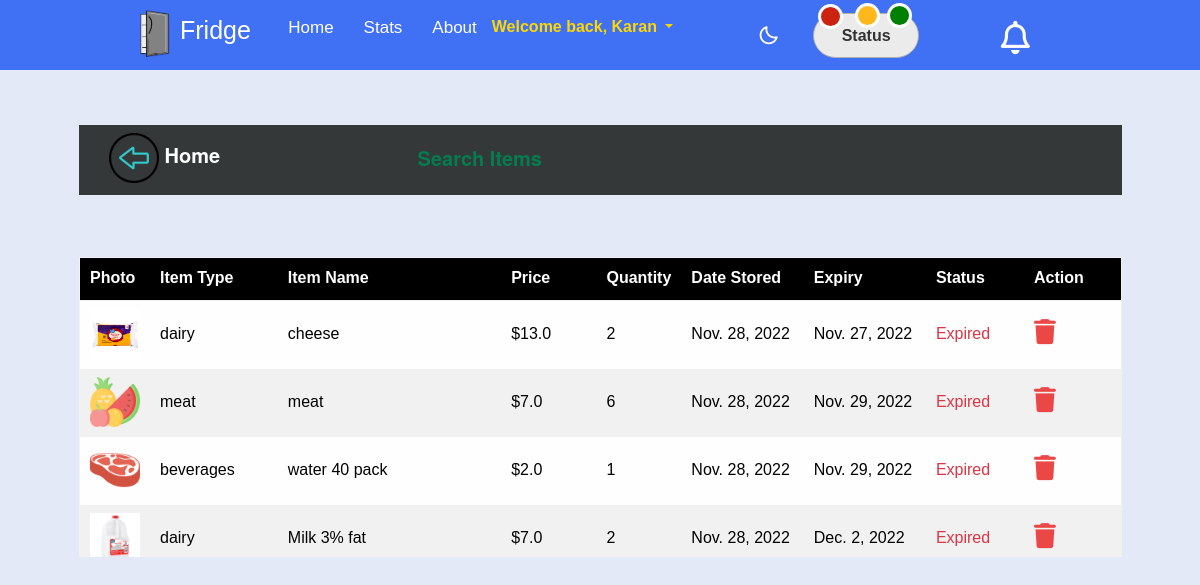
Page /search/ (signed in) on the earlier database version.
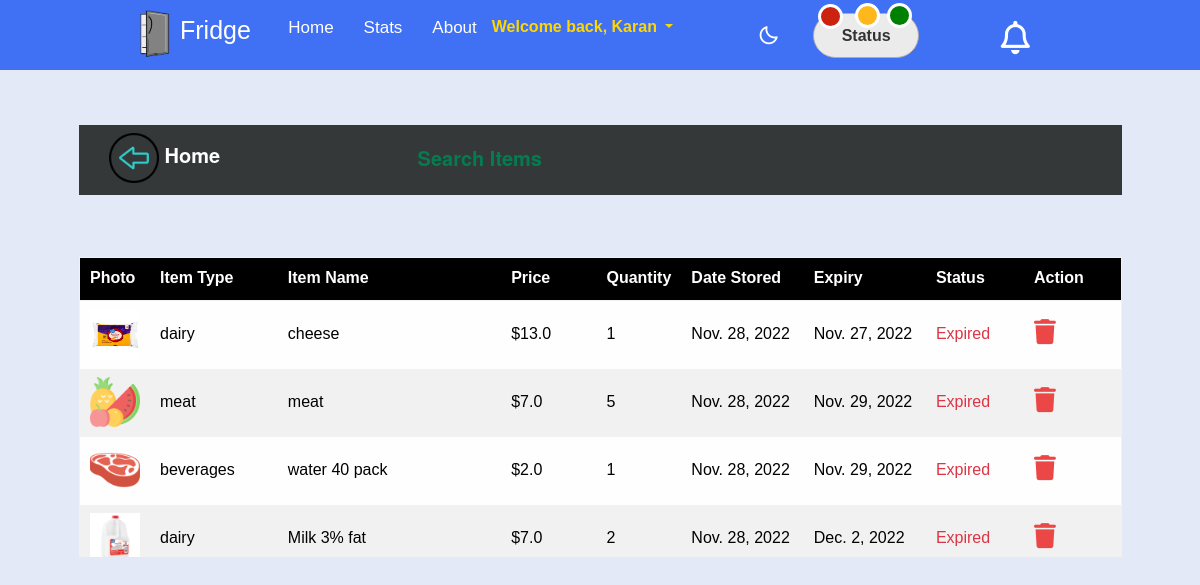
Same page on the later database version.
### app1/models.py (models this page shows, shortened)
class Item(models.Model):
    STATUS_CHOICES1 = (
        ('dairy', 'dairy'),
        ('beverages', 'beverages'),
        ('frozen vegetables', 'frozen vegetables'),
        ('meat', 'meat'),
        ('fruits', 'fruits'),
    )
    STATUS = (
        ('Expired', 'Expired'),
        ('Warning', 'Warning'),
        ('Good', 'Good')
    )
    food_type = models.CharField(max_length=100, choices=STATUS_CHOICES1)
    food_title = models.CharField(max_length=120)
    photos = models.ImageField(upload_to='uploaded_images/')
    price = models.FloatField(blank=True, null=True, default=0)
    quantity = models.PositiveIntegerField(blank=True, null=True, default=0)
    valid_from = models.DateField(blank=True, null=True,auto_now=False, auto_now_add=False)
    valid_to = models.DateField(blank=True, null=True,auto_now=False, auto_now_add=False)
    timestamp = models.DateTimeField(blank=True, null=True,auto_now_add=True)
    author = models.ForeignKey(Profile, default = "",on_delete=models.CASCADE)
    status = models.CharField(default='Good',max_length=100, choices=STATUS)
    delta = models.IntegerField(blank=True, null=True, default=0)
    daystill = models.IntegerField(blank=True, null=True, default=0)
    humanize_time = models.IntegerField(blank=True, null=True, default=0)
    humanize_time1 = models.IntegerField(blank=True, null=True, default=0)
    class Meta:
        verbose_name_plural = "Items"

### app1/views.py (the view, shortened to what this page needs)
# urls.py: path('search/', search, name='search'),
def search(request):
    items = Item.objects.order_by('valid_to')
    if request.method == 'POST':
        form = ItemForm(request.POST, request.FILES)
        if form.is_valid():
            form.save()
            return redirect('item_list')
    else:
        form = ItemForm()
    qs = Item.objects.filter(author=request.user.id).order_by('valid_to')
    query = request.GET.get('q')
    for item in qs:
        three_days_from_today = date.today()+timedelta(days=3)
        today = date.today()
        valid_to = item.valid_to
        if valid_to < today:
            item.status = 'Expired'
        elif valid_to <= three_days_from_today:
            item.status = 'Warning'
        else:
            item.status = 'Good'
    context = {
        "item_obj": qs,
        'form': form,
    }
    return render(request, 'search_results.html', context)

### templates/search_results.html (shortened to what this page needs)
{% extends 'base.html' %}
{% load crispy_forms_tags %}
{% block content %}
{% load static %}
    <div class="topcontainer1">
    </div>
    <div class="container">
            <thead>
                <nav class="navbar navbar-light navsearch">
                    <h5 style="color:white; font-weight:bold; font-size:20px; padding-left:30px; padding-bottom: 30px;" class="page-header"><a href="{% url 'item_list' %}"><img src="{% static 'images/left-arrow.png' %}" alt="left arrow" height="50" width="50"></a> Home</h5><h1 style="color: #037d50;
                    font-size: 20px;
                    font-weight: bolder;
                    padding-right: 580px;
                    padding-bottom: 30px;">Search Items</h1>
                <table id="table">
        <tr style="background-color:black; color:white;">
                <th onclick = "sortTable(0)" scope="col">Photo</th>
                <th onclick = "sortTable(1)" scope="col">Item Type</th>
                <th onclick = "sortTable(2)" scope="col">Item Name</th>
                <th onclick = "sortTable(3)" scope="col">Price</th>
                <th onclick = "sortTable(4)" scope="col">Quantity</th>
                <th scope="col">Date Stored</th>
                <th scope="col">Expiry</th>
                <th scope="col">Status</th>
                <th scope="col">Action</th>
        </tr>
            </thead>
                <tbody class="res">
                {% for item in item_obj %}
                    <div class="row container">
                    <tr>
                        <td style="width:5%"><img src="{{ item.photos.url }}" class="img2" alt="" style="width:50px; height:50px;"></td>
                        <td style="width:13%">{{ item.food_type }}</td>
                        <td style="width:25%">{{ item.food_title }} </td>
                        <td style="width:10%">${{ item.price }}</td>
                        <td>{{ item.quantity }}</td>
                        <td style="width:13%">{{ item.valid_from }}</td>
                        <td style="width:13%">{{ item.valid_to }}</td>
                    {% if item.status == 'Good' %}
                    <td class="text-success" style="width:10%">Good</td>
                    {% elif item.status == 'Warning' %}
                    <td class="text-warning" style="width:10%">Warning</td>
                    {% else %}
                    <td class="text-danger" style="width:10%">Expired</td>
                    {% endif %}
                    <td style="width:10%">
                        <a href="{% url 'item_delete' item.pk %}"><i class="fa-solid fa-trash" style="color:#EC4747;width: 30px; font-size:25px;"></i></a>
                    </td>
                </div>
            </div>
                    {% empty %}
                <tr>
                    <td colspan="12" class="text-center bg-warning"  style="width:50%">No item found...!!!</td>
                </tr>
            {% endfor %}
{% endblock %}

Differences in the rows shown:
changed Item "cheese": quantity "2" → "1"
changed Item "meat": quantity "6" → "5"
